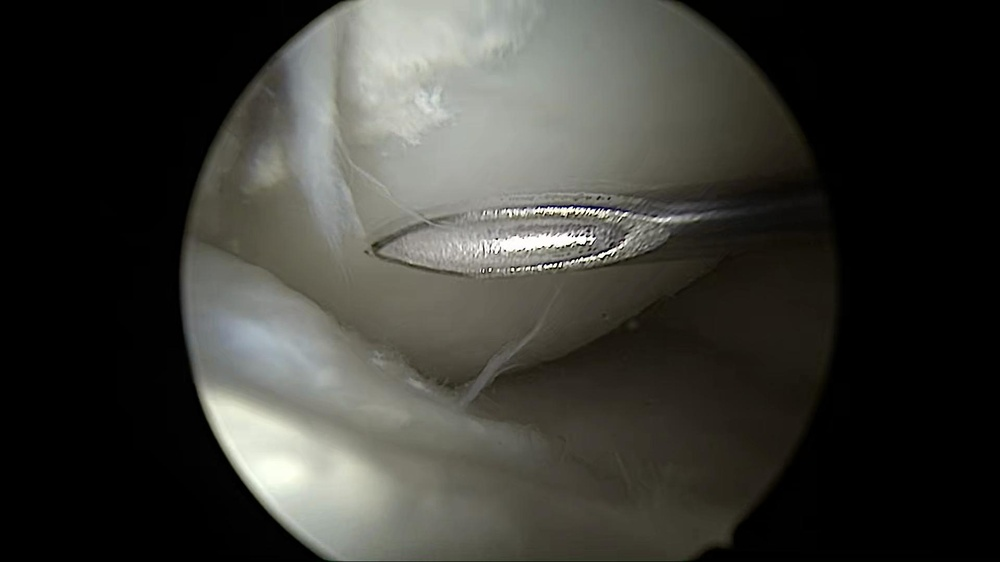
#> input picture dataset/UKA1/Case1Part1_1/000956.jpg, 1000 x 562 px, shrunk from 1920 x 1080 before the run, found by its file name; its folder holds 4 pictures in this run
$ python preprocess_crop.py
#> lines starting #> are read from the running program, lines starting #| are printed output that depends on the picture
import os
from PIL import Image

def crop_images_in_folder(input_folder, output_folder):
    """
    处理文件夹中的所有图片，裁剪中心偏上的正方形区域
    正方形边长为原图高度的9/10
    """

    # 创建输出文件夹
    os.makedirs(output_folder, exist_ok=True)

    # 支持的图片格式
    supported_formats = ('.jpg', '.jpeg', '.png', '.bmp', '.tiff')

    # 处理所有图片
    for filename in os.listdir(input_folder):
        if filename.lower().endswith(supported_formats):
            try:
                # 打开图片
                img_path = os.path.join(input_folder, filename)
                img = Image.open(img_path)
#> img is the input picture: PIL image 1000x562 RGB; mean R, G, B 58.4, 58.1, 53.1
                width, height = img.size
#> width = 1000; height = 562

                # # 计算正方形边长：原图高度的n/10
                # #C3VD2
                # ratio = 0.65#
                # square_size = int(height * ratio)
                # left = (width - square_size) // 2 -30  # 向左偏移

                # 计算正方形边长：原图高度的n/10
                # UKA1
                ratio = 0.8
                square_size = int(height * ratio)
#> square_size = 449
                left = (width - square_size) // 2 +20
#> left = 295


                # 垂直方向：向上偏移5%的高度，使得裁剪区域稍微偏上
                # 这样上方保留5%的高度，下方保留5%的高度
                top = int(height * (1-ratio)/2)
#> top = 56

                right = left + square_size
#> right = 744
                bottom = top + square_size
#> bottom = 505

                # 确保裁剪区域不超出图像边界
                if left < 0:
                    left = 0
                    right = square_size
                if top < 0:
                    top = 0
                    bottom = square_size
                if right > width:
                    right = width
                    left = width - square_size
                if bottom > height:
                    bottom = height
                    top = height - square_size

                # 裁剪并保存
                cropped_img = img.crop((left, top, right, bottom))
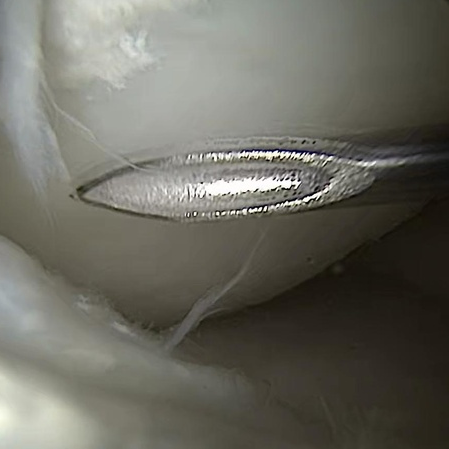
#> cropped_img: PIL image 449x449 RGB; mean R, G, B 106.1, 105.1, 96.1
                output_path = os.path.join(output_folder, f"cropped_{filename}")
                cropped_img.save(output_path)

                print(f"已处理: {filename} -> {square_size}x{square_size}")
#| 已处理: 000956.jpg -> 449x449

            except Exception as e:
                print(f"处理 {filename} 时出错: {e}")
#> pass 2 of the loop in crop_images_in_folder, `for filename in os.listdir(input_folder):`:
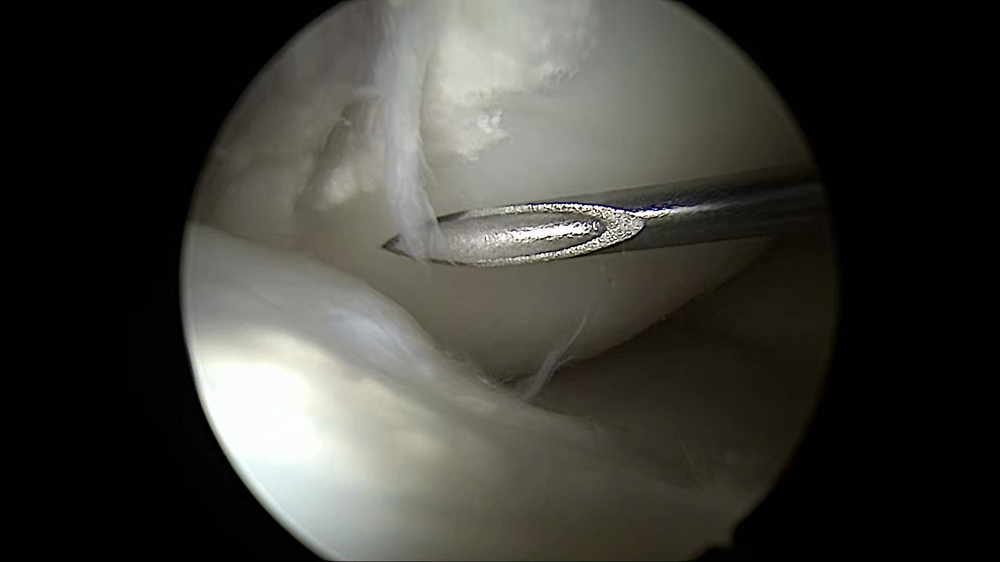
#> input picture dataset/UKA1/Case1Part1_1/000957.jpg, 1000 x 562 px, shrunk from 1920 x 1080 before the run, found by its file name
#> in crop_images_in_folder, img is the input picture: PIL image 1000x562 RGB; mean R, G, B 61.3, 60.6, 55.5
#> in crop_images_in_folder, `cropped_img = img.crop((left, top, right, bottom))`:
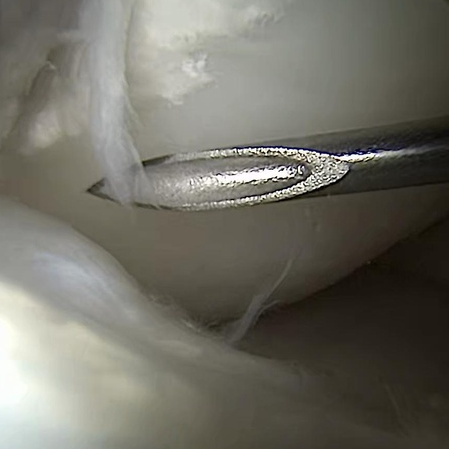
#> cropped_img: PIL image 449x449 RGB; mean R, G, B 112, 110.3, 100.8
#| 已处理: 000957.jpg -> 449x449
#> pass 3 of the loop in crop_images_in_folder, `for filename in os.listdir(input_folder):`:
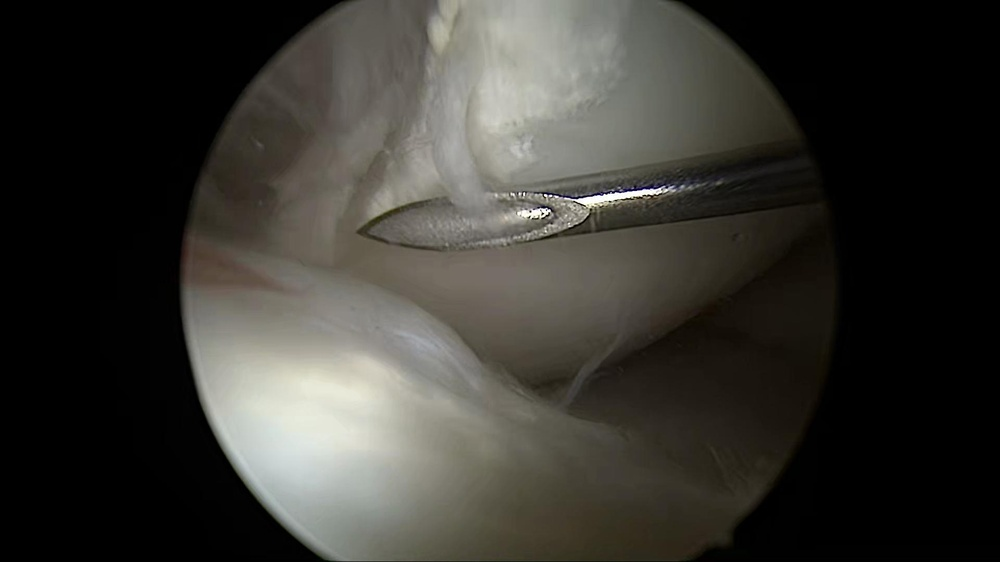
#> input picture dataset/UKA1/Case1Part1_1/000958.jpg, 1000 x 562 px, shrunk from 1920 x 1080 before the run, found by its file name
#> in crop_images_in_folder, img is the input picture: PIL image 1000x562 RGB; mean R, G, B 56.2, 54.8, 49.6
#> in crop_images_in_folder, `cropped_img = img.crop((left, top, right, bottom))`:
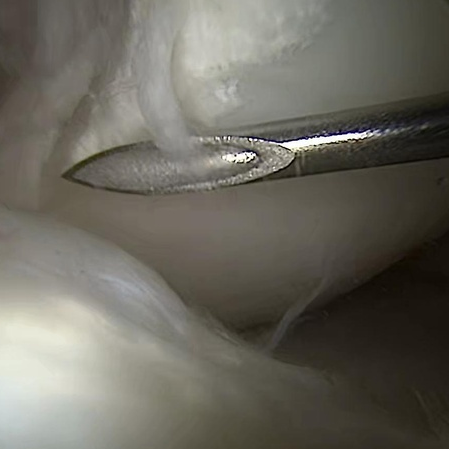
#> cropped_img: PIL image 449x449 RGB; mean R, G, B 106.3, 103.6, 94.5
#| 已处理: 000958.jpg -> 449x449
#> the loop made 4 passes; the first 3 are shown

    print(f"\n处理完成! 结果保存在: {output_folder}")

# 使用示例
if __name__ == "__main__":
    # 在这里指定你的文件夹路径
    input_folder = r"/Users/guanzhouyi/repos/MA/DA3-SLAM/dataset/UKA1/Case1Part1_1"
    ouput_folder = r"/Users/guanzhouyi/repos/MA/DA3-SLAM/dataset/UKA1/Case1Part1_1cropped"

    # 调用处理函数
    crop_images_in_folder(input_folder,ouput_folder)
